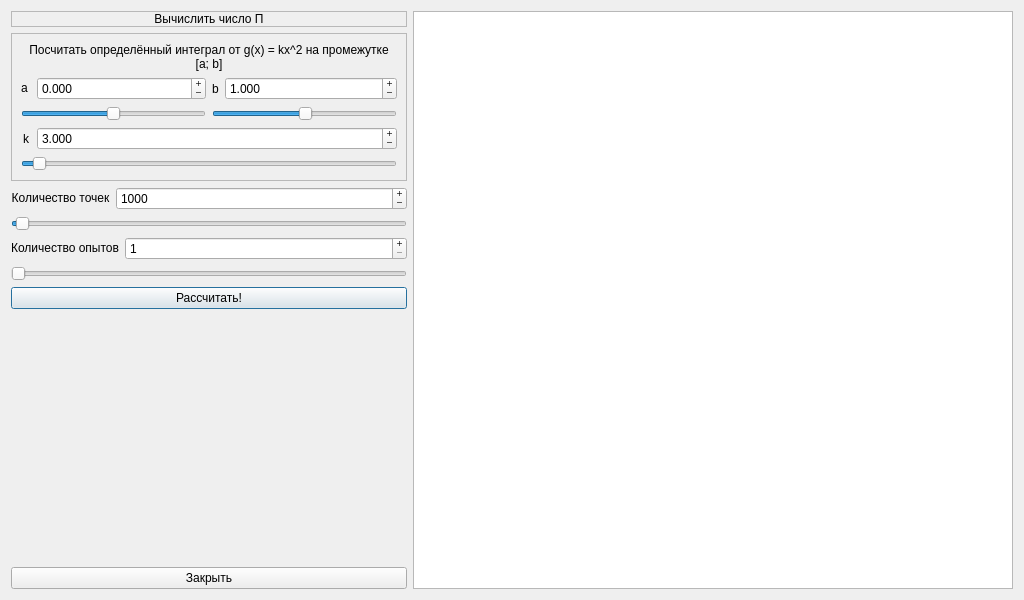
<?xml version="1.0" encoding="UTF-8"?>
<ui version="4.0">
 <class>MonteCarlo</class>
 <widget class="QDialog" name="MonteCarlo">
  <property name="geometry">
   <rect>
    <x>0</x>
    <y>0</y>
    <width>1024</width>
    <height>600</height>
   </rect>
  </property>
  <property name="minimumSize">
   <size>
    <width>850</width>
    <height>0</height>
   </size>
  </property>
  <property name="windowTitle">
   <string>Dialog</string>
  </property>
  <layout class="QHBoxLayout" name="horizontalLayout_2">
   <item>
    <layout class="QVBoxLayout" name="verticalLayout">
     <item>
      <widget class="QLabel" name="pi_lbl">
       <property name="frameShape">
        <enum>QFrame::StyledPanel</enum>
       </property>
       <property name="text">
        <string>Вычислить число П</string>
       </property>
       <property name="alignment">
        <set>Qt::AlignCenter</set>
       </property>
      </widget>
     </item>
     <item>
      <widget class="QFrame" name="int_frame">
       <property name="frameShape">
        <enum>QFrame::StyledPanel</enum>
       </property>
       <property name="frameShadow">
        <enum>QFrame::Raised</enum>
       </property>
       <layout class="QVBoxLayout" name="verticalLayout_2">
        <item>
         <widget class="QLabel" name="label">
          <property name="text">
           <string>Посчитать определённый интеграл от g(x) = kx^2 на промежутке [a; b]</string>
          </property>
          <property name="textFormat">
           <enum>Qt::PlainText</enum>
          </property>
          <property name="alignment">
           <set>Qt::AlignCenter</set>
          </property>
          <property name="wordWrap">
           <bool>true</bool>
          </property>
         </widget>
        </item>
        <item>
         <layout class="QHBoxLayout" name="horizontalLayout_3">
          <item>
           <layout class="QVBoxLayout" name="verticalLayout_3">
            <item>
             <layout class="QHBoxLayout" name="horizontalLayout_5">
              <item>
               <widget class="QLabel" name="label_2">
                <property name="sizePolicy">
                 <sizepolicy hsizetype="Minimum" vsizetype="Maximum">
                  <horstretch>0</horstretch>
                  <verstretch>0</verstretch>
                 </sizepolicy>
                </property>
                <property name="maximumSize">
                 <size>
                  <width>10</width>
                  <height>16777215</height>
                 </size>
                </property>
                <property name="text">
                 <string>a</string>
                </property>
               </widget>
              </item>
              <item>
               <widget class="QDoubleSpinBox" name="a">
                <property name="sizePolicy">
                 <sizepolicy hsizetype="Minimum" vsizetype="Maximum">
                  <horstretch>0</horstretch>
                  <verstretch>0</verstretch>
                 </sizepolicy>
                </property>
                <property name="buttonSymbols">
                 <enum>QAbstractSpinBox::PlusMinus</enum>
                </property>
                <property name="decimals">
                 <number>3</number>
                </property>
                <property name="minimum">
                 <double>-100.000000000000000</double>
                </property>
                <property name="maximum">
                 <double>100.000000000000000</double>
                </property>
               </widget>
              </item>
             </layout>
            </item>
            <item>
             <widget class="QSlider" name="horizontalSlider_2">
              <property name="minimum">
               <number>-100</number>
              </property>
              <property name="maximum">
               <number>100</number>
              </property>
              <property name="orientation">
               <enum>Qt::Horizontal</enum>
              </property>
             </widget>
            </item>
           </layout>
          </item>
          <item>
           <layout class="QVBoxLayout" name="verticalLayout_4">
            <item>
             <layout class="QHBoxLayout" name="horizontalLayout">
              <item>
               <widget class="QLabel" name="label_3">
                <property name="sizePolicy">
                 <sizepolicy hsizetype="Maximum" vsizetype="Minimum">
                  <horstretch>0</horstretch>
                  <verstretch>0</verstretch>
                 </sizepolicy>
                </property>
                <property name="maximumSize">
                 <size>
                  <width>16777215</width>
                  <height>16777215</height>
                 </size>
                </property>
                <property name="text">
                 <string>b</string>
                </property>
               </widget>
              </item>
              <item>
               <widget class="QDoubleSpinBox" name="b">
                <property name="sizePolicy">
                 <sizepolicy hsizetype="Minimum" vsizetype="Maximum">
                  <horstretch>0</horstretch>
                  <verstretch>0</verstretch>
                 </sizepolicy>
                </property>
                <property name="buttonSymbols">
                 <enum>QAbstractSpinBox::PlusMinus</enum>
                </property>
                <property name="decimals">
                 <number>3</number>
                </property>
                <property name="minimum">
                 <double>-100.000000000000000</double>
                </property>
                <property name="maximum">
                 <double>100.000000000000000</double>
                </property>
                <property name="value">
                 <double>1.000000000000000</double>
                </property>
               </widget>
              </item>
             </layout>
            </item>
            <item>
             <widget class="QSlider" name="horizontalSlider">
              <property name="minimum">
               <number>-100</number>
              </property>
              <property name="maximum">
               <number>100</number>
              </property>
              <property name="value">
               <number>1</number>
              </property>
              <property name="orientation">
               <enum>Qt::Horizontal</enum>
              </property>
             </widget>
            </item>
           </layout>
          </item>
         </layout>
        </item>
        <item>
         <layout class="QVBoxLayout" name="verticalLayout_5">
          <item>
           <layout class="QHBoxLayout" name="horizontalLayout_7">
            <item>
             <widget class="QLabel" name="label_5">
              <property name="sizePolicy">
               <sizepolicy hsizetype="Minimum" vsizetype="Minimum">
                <horstretch>0</horstretch>
                <verstretch>0</verstretch>
               </sizepolicy>
              </property>
              <property name="maximumSize">
               <size>
                <width>10</width>
                <height>16777215</height>
               </size>
              </property>
              <property name="text">
               <string>k</string>
              </property>
              <property name="alignment">
               <set>Qt::AlignCenter</set>
              </property>
             </widget>
            </item>
            <item>
             <widget class="QDoubleSpinBox" name="k">
              <property name="buttonSymbols">
               <enum>QAbstractSpinBox::PlusMinus</enum>
              </property>
              <property name="decimals">
               <number>3</number>
              </property>
              <property name="maximum">
               <double>100.000000000000000</double>
              </property>
              <property name="value">
               <double>3.000000000000000</double>
              </property>
             </widget>
            </item>
           </layout>
          </item>
          <item>
           <widget class="QSlider" name="horizontalSlider_4">
            <property name="maximum">
             <number>100</number>
            </property>
            <property name="value">
             <number>3</number>
            </property>
            <property name="orientation">
             <enum>Qt::Horizontal</enum>
            </property>
           </widget>
          </item>
         </layout>
        </item>
       </layout>
      </widget>
     </item>
     <item>
      <layout class="QVBoxLayout" name="verticalLayout_6">
       <item>
        <layout class="QHBoxLayout" name="horizontalLayout_8">
         <item>
          <widget class="QLabel" name="label_4">
           <property name="sizePolicy">
            <sizepolicy hsizetype="Maximum" vsizetype="Maximum">
             <horstretch>0</horstretch>
             <verstretch>0</verstretch>
            </sizepolicy>
           </property>
           <property name="text">
            <string>Количество точек</string>
           </property>
           <property name="textFormat">
            <enum>Qt::PlainText</enum>
           </property>
           <property name="alignment">
            <set>Qt::AlignCenter</set>
           </property>
          </widget>
         </item>
         <item>
          <widget class="QSpinBox" name="npoints">
           <property name="sizePolicy">
            <sizepolicy hsizetype="Minimum" vsizetype="Maximum">
             <horstretch>0</horstretch>
             <verstretch>0</verstretch>
            </sizepolicy>
           </property>
           <property name="buttonSymbols">
            <enum>QAbstractSpinBox::PlusMinus</enum>
           </property>
           <property name="minimum">
            <number>10</number>
           </property>
           <property name="maximum">
            <number>300000</number>
           </property>
           <property name="singleStep">
            <number>5</number>
           </property>
           <property name="value">
            <number>1000</number>
           </property>
          </widget>
         </item>
        </layout>
       </item>
       <item>
        <widget class="QSlider" name="horizontalSlider_3">
         <property name="minimum">
          <number>10</number>
         </property>
         <property name="maximum">
          <number>300000</number>
         </property>
         <property name="value">
          <number>1000</number>
         </property>
         <property name="sliderPosition">
          <number>1000</number>
         </property>
         <property name="orientation">
          <enum>Qt::Horizontal</enum>
         </property>
        </widget>
       </item>
       <item>
        <layout class="QVBoxLayout" name="verticalLayout_7">
         <item>
          <layout class="QHBoxLayout" name="horizontalLayout_9">
           <item>
            <widget class="QLabel" name="label_6">
             <property name="sizePolicy">
              <sizepolicy hsizetype="Maximum" vsizetype="Maximum">
               <horstretch>0</horstretch>
               <verstretch>0</verstretch>
              </sizepolicy>
             </property>
             <property name="text">
              <string>Количество опытов</string>
             </property>
             <property name="alignment">
              <set>Qt::AlignCenter</set>
             </property>
            </widget>
           </item>
           <item>
            <widget class="QSpinBox" name="nexp">
             <property name="sizePolicy">
              <sizepolicy hsizetype="Minimum" vsizetype="Fixed">
               <horstretch>0</horstretch>
               <verstretch>0</verstretch>
              </sizepolicy>
             </property>
             <property name="buttonSymbols">
              <enum>QAbstractSpinBox::PlusMinus</enum>
             </property>
             <property name="minimum">
              <number>1</number>
             </property>
            </widget>
           </item>
          </layout>
         </item>
         <item>
          <widget class="QSlider" name="horizontalSlider_5">
           <property name="minimum">
            <number>1</number>
           </property>
           <property name="orientation">
            <enum>Qt::Horizontal</enum>
           </property>
          </widget>
         </item>
        </layout>
       </item>
      </layout>
     </item>
     <item>
      <widget class="QPushButton" name="pushButton">
       <property name="text">
        <string>Рассчитать!</string>
       </property>
      </widget>
     </item>
     <item>
      <spacer name="verticalSpacer">
       <property name="orientation">
        <enum>Qt::Vertical</enum>
       </property>
       <property name="sizeHint" stdset="0">
        <size>
         <width>20</width>
         <height>40</height>
        </size>
       </property>
      </spacer>
     </item>
     <item>
      <widget class="QPushButton" name="pushButton_2">
       <property name="text">
        <string>Закрыть</string>
       </property>
      </widget>
     </item>
    </layout>
   </item>
   <item>
    <widget class="QTextBrowser" name="textBrowser">
     <property name="minimumSize">
      <size>
       <width>600</width>
       <height>0</height>
      </size>
     </property>
    </widget>
   </item>
  </layout>
 </widget>
 <resources/>
 <connections>
  <connection>
   <sender>pushButton_2</sender>
   <signal>clicked()</signal>
   <receiver>MonteCarlo</receiver>
   <slot>accept()</slot>
   <hints>
    <hint type="sourcelabel">
     <x>115</x>
     <y>280</y>
    </hint>
    <hint type="destinationlabel">
     <x>198</x>
     <y>148</y>
    </hint>
   </hints>
  </connection>
  <connection>
   <sender>npoints</sender>
   <signal>valueChanged(int)</signal>
   <receiver>horizontalSlider_3</receiver>
   <slot>setValue(int)</slot>
   <hints>
    <hint type="sourcelabel">
     <x>123</x>
     <y>180</y>
    </hint>
    <hint type="destinationlabel">
     <x>123</x>
     <y>209</y>
    </hint>
   </hints>
  </connection>
  <connection>
   <sender>horizontalSlider_3</sender>
   <signal>valueChanged(int)</signal>
   <receiver>npoints</receiver>
   <slot>setValue(int)</slot>
   <hints>
    <hint type="sourcelabel">
     <x>123</x>
     <y>209</y>
    </hint>
    <hint type="destinationlabel">
     <x>123</x>
     <y>180</y>
    </hint>
   </hints>
  </connection>
  <connection>
   <sender>nexp</sender>
   <signal>valueChanged(int)</signal>
   <receiver>horizontalSlider_5</receiver>
   <slot>setValue(int)</slot>
   <hints>
    <hint type="sourcelabel">
     <x>181</x>
     <y>196</y>
    </hint>
    <hint type="destinationlabel">
     <x>121</x>
     <y>217</y>
    </hint>
   </hints>
  </connection>
  <connection>
   <sender>horizontalSlider_5</sender>
   <signal>valueChanged(int)</signal>
   <receiver>nexp</receiver>
   <slot>setValue(int)</slot>
   <hints>
    <hint type="sourcelabel">
     <x>121</x>
     <y>217</y>
    </hint>
    <hint type="destinationlabel">
     <x>181</x>
     <y>196</y>
    </hint>
   </hints>
  </connection>
 </connections>
</ui>
